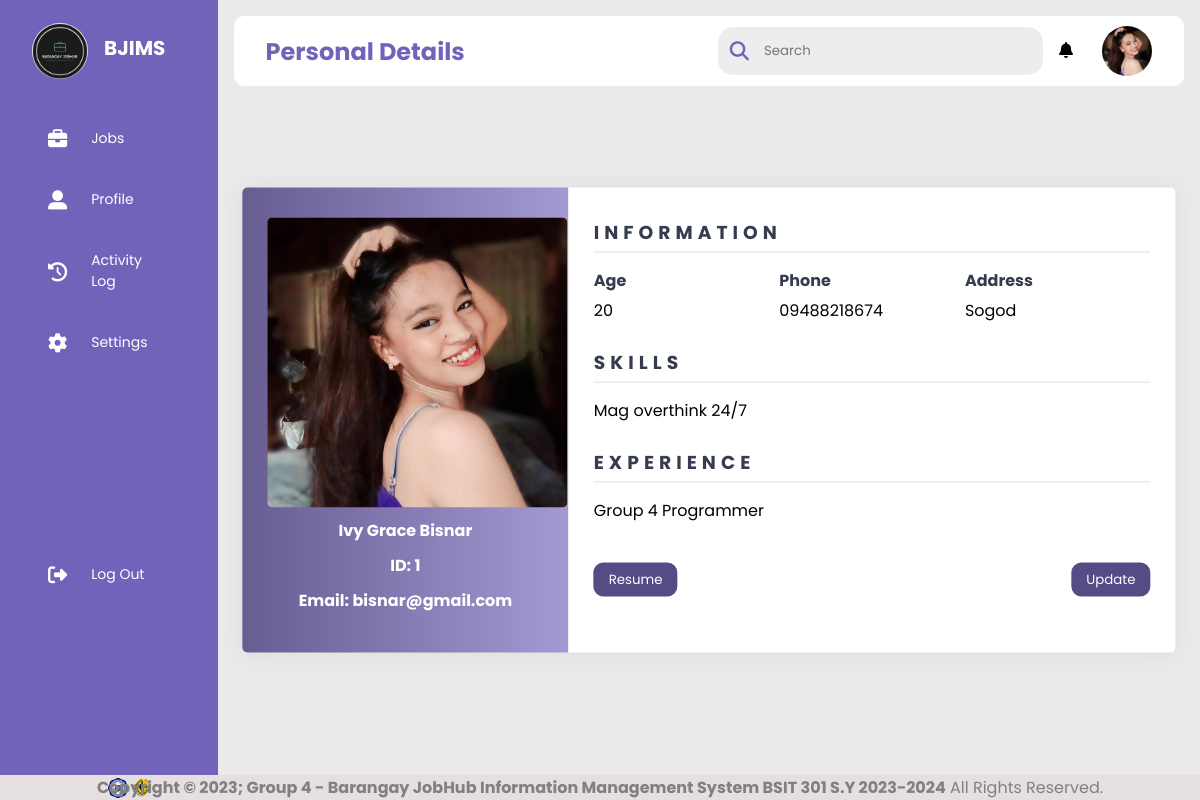
Page /jobseekers/profile.php (signed in) on the earlier database version.
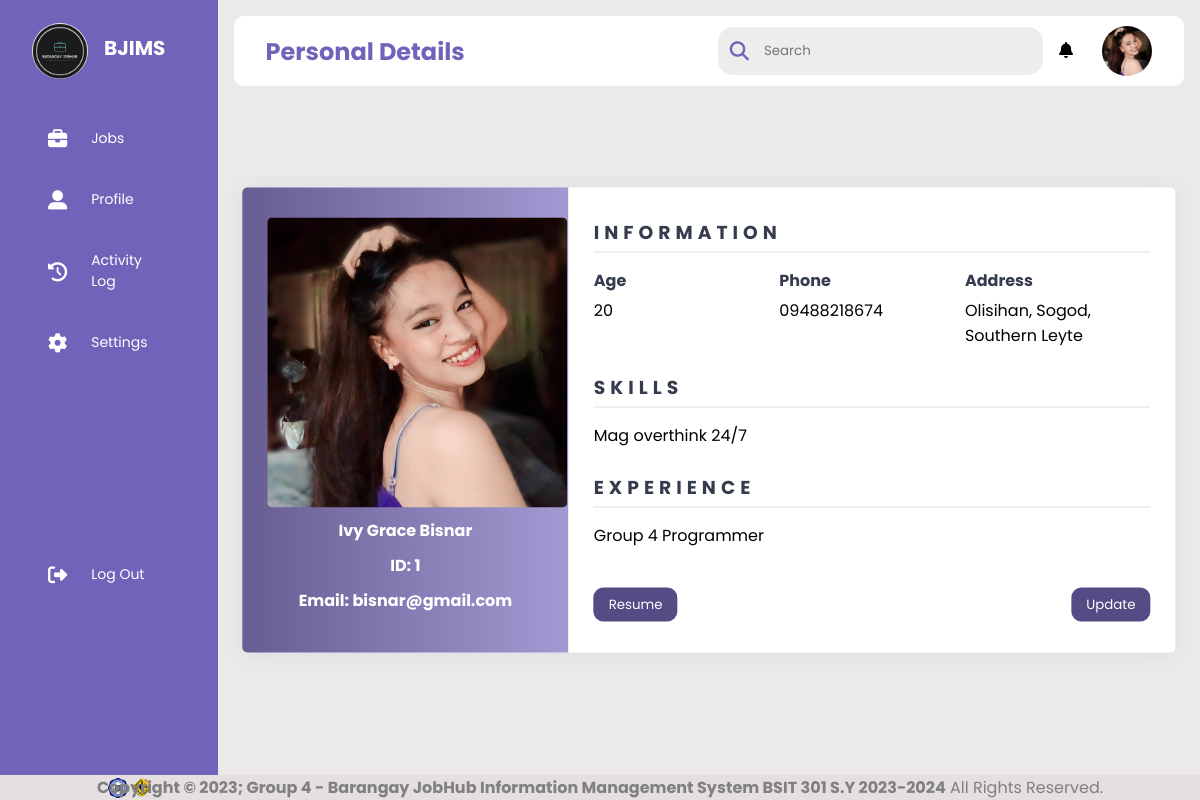
Same page on the later database version.
### tables this page shows
CREATE TABLE `jobseeker` (
  `id` int(100) NOT NULL,
  `name` varchar(100) DEFAULT NULL,
  `age` int(11) DEFAULT NULL,
  `address` varchar(100) DEFAULT NULL,
  `phone` varchar(100) DEFAULT NULL,
  `skills` varchar(100) DEFAULT NULL,
  `experience` varchar(100) DEFAULT NULL,
  `email` varchar(100) NOT NULL,
  `password` varchar(100) NOT NULL,
  `image` varchar(100) NOT NULL,
  `summary` varchar(255) DEFAULT NULL
);

### jobseekers/profile.php (the view, shortened to what this page needs)
<?php
include '../connection.php';
$user_id = $_SESSION['user_id'];
$select = mysqli_query($conn, "SELECT * FROM `jobseeker` WHERE id = '$user_id'") or die('query failed');
if(mysqli_num_rows($select) > 0){
    $fetch = mysqli_fetch_assoc($select);
}
?>
<!DOCTYPE html>
<html lang="en">
    <head>
        <link rel="stylesheet" href="../css/style.css"/>
        <link rel="stylesheet" href="https://cdnjs.cloudflare.com/ajax/libs/font-awesome/6.4.0/css/all.min.css"/>
    </head>
    <body>
        <?php include("sidebar.php") ?>
        <div class="main--content">
            <div class="header--wrapper">
                <div class="header--title">
                    <h2>Personal Details</h2>
                </div>
                <div class="user--info">
                    <div class="search--box">
                        <i class="fas fasolid fa-search"></i>
                        <input type="text" id="myInput" placeholder="Search" class="form-control"/>
                    </div>
                    <div class="notification">
                        <div class="notif-icon" onclick="toggleNotifi()">
                            <i class="fas fa-bell"></i>
                        </div>
                    </div>
                    <?php
                        if($fetch['image'] == ''){
                            echo '<img src="../images/default-avatar.png">';
                        }else{
                            echo '<img src="../uploaded_img/'.$fetch['image'].'">';
                        }
                    ?>
                </div>
            </div>
            <div class="container" style="margin-top: 20px;">
                <div class="left">
                <?php
                    $select = mysqli_query($conn, "SELECT * FROM `jobseeker` WHERE id = '$user_id'") or die('query failed');
                    if(mysqli_num_rows($select) > 0){
                        $fetch = mysqli_fetch_assoc($select);
                    }
                    if($fetch['image'] == ''){
                        echo '<img src="../images/default-avatar.png">';
                    }else{
                        echo '<img src="../uploaded_img/'.$fetch['image'].'">';
                    }
                ?>
                    <h4><?php echo $fetch['name'];?></h4>
                    <h4>ID:  <?php echo $fetch['id'];?></h4>
                    <h4>Email:  <?php echo $fetch['email'];?></h4>
                </div>
                <div class="right">
                    <div class="info">
                        <h3>Information</h3>
                        <div class="info_data">
                            <div class="data">
                                <h4>Age</h4>
                                <p><?php echo $fetch['age'];?></p>
                            </div>
                            <div class="data">
                                <h4>Phone</h4>
                                <p><?php echo $fetch['phone'];?></p>
                            </div>
                            <div class="data">
                                <h4>Address</h4>
                                <p><?php echo $fetch['address'];?></p>
                            </div>
                        </div>
                    </div>
                    <div class="skills">
                        <h3>Skills</h3>
                        <div class="skills_data">
                            <div class="data">
                                <p><?php echo $fetch['skills'];?></p>
                            </div>
                        </div>
                    </div>
                    <div class="projects">
                        <h3>Experience</h3>
                        <div class="info_data">
                            <div class="data">
                                <p><?php echo $fetch['experience'];?></p>
                            </div>
                        </div>
                    </div>
                        <a href="resume.php"><button>Resume</button></a>
                        <a href="update.php"><button style="float: right;">Update</button></a>
                </div>
            </div>
        </div>
        <?php include("../footer/footer.php") ?>
    </body>
</html>

Differences in the rows shown:
changed jobseeker "Ivy Grace Bisnar": address "Sogod" → "Olisihan, Sogod, Southern Leyte"
